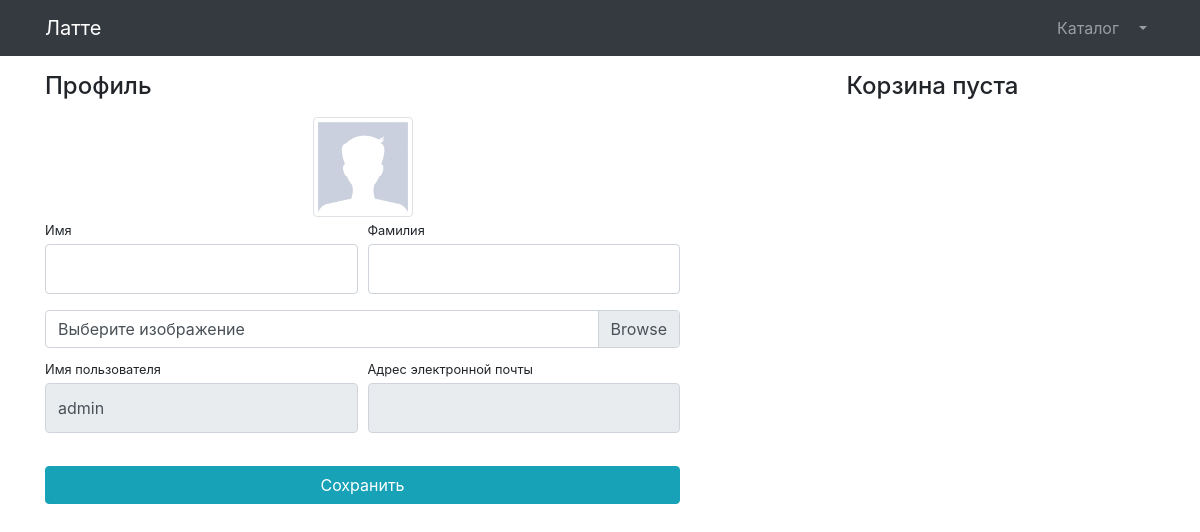
Before: /users/profile/ (signed in) with the older database file.
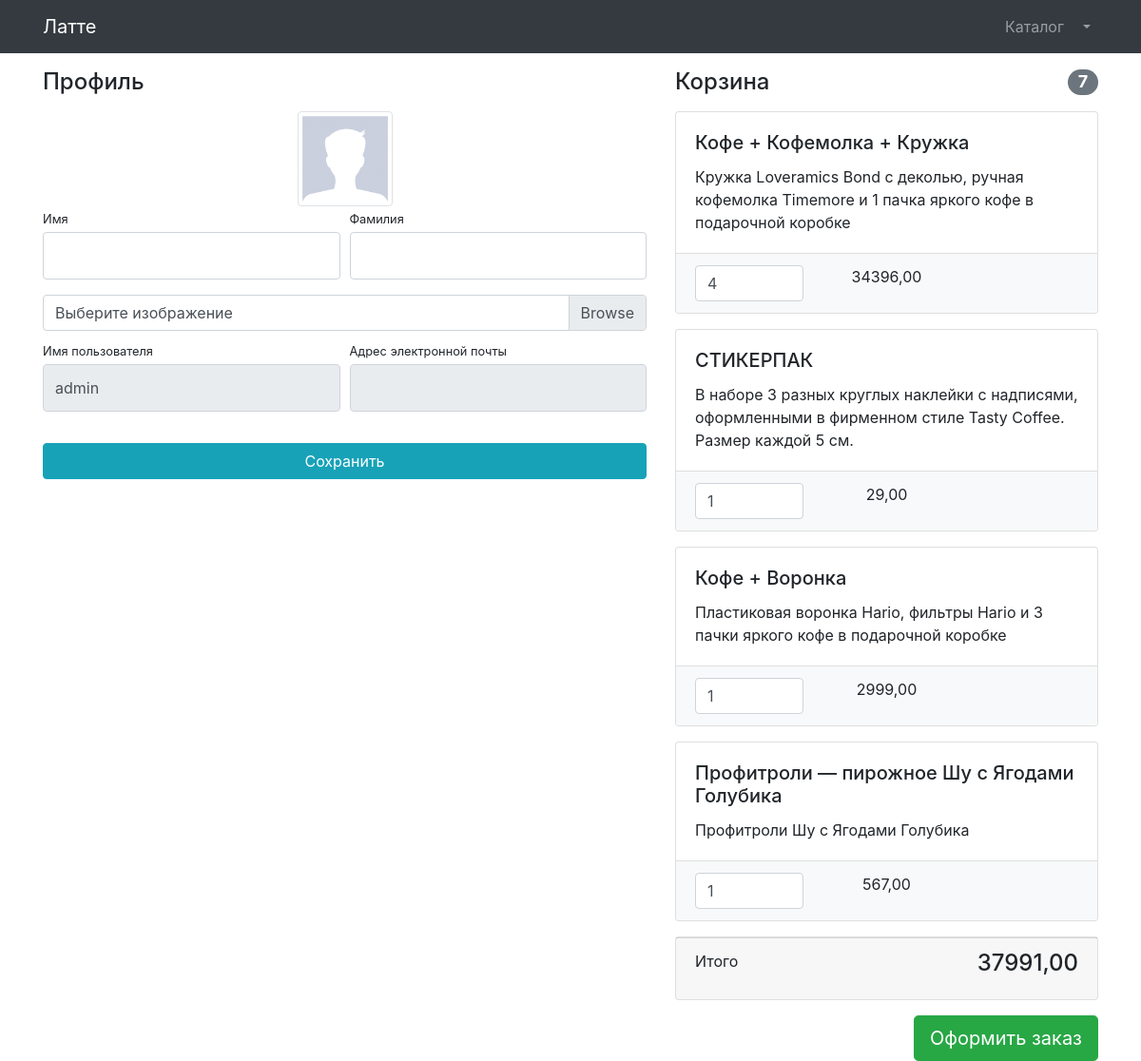
After: the same page with the newer database file.
### users/models.py (models this page shows)
class User(AbstractUser):
    imag = models.ImageField(upload_to='users_images', null=True, blank=True)

### products/models.py (models this page shows, shortened)
class Basket (models.Model):
    user = models.ForeignKey(to = User, on_delete=models.CASCADE)
    product = models.ForeignKey(to = Product, on_delete= models. CASCADE)
    quantity = models.PositiveIntegerField(default= 0)
    created_timestamp = models.DateTimeField(auto_now_add=True)
    objects = BasketQuerySet.as_manager()
    def sum(self):
        return self.product.price * self.quantity

class Product(models.Model):
    name = models.CharField(max_length=256)
    description = models.TextField()
    price = models.DecimalField(max_digits=6, decimal_places=2)
    quantity=models.PositiveIntegerField(default=0)
    image = models.ImageField(upload_to='products_images')
    stripe_product_price_id = models.CharField(max_length=128, null=True, blank=True)
    category=models.ForeignKey(to=ProductCategory,on_delete=models.CASCADE)
    class Meta:
        verbose_name ='продукт'
        verbose_name_plural = 'Продукты'

### users/views.py (the view)
# urls.py: path('profile/', profile, name='profile'),
@login_required
def profile(request):
    if request.method == 'POST':
        form = UserProfileForm(instance=request.user, data=request.POST, files=request.FILES)
        if form.is_valid():
            form.save()
            return HttpResponseRedirect(reverse('users:profile'))
        else:
            print(form.errors)
    else:
        form = UserProfileForm(instance=request.user)
    context = {
        'title': 'Латте - Профиль',
        'form': form,
        'baskets': Basket.objects.filter(user=request.user)
    }
    return render(request, 'users/profile.html', context)

### users/forms.py
class UserProfileForm(UserChangeForm):
    first_name = forms.CharField(widget=forms.TextInput(attrs={'class': 'form-control py-4'}))
    last_name = forms.CharField(widget=forms.TextInput(attrs={'class': 'form-control py-4'}))
    image = forms.ImageField(widget=forms.FileInput(attrs={'class': 'custom-file-input'}), required=False)
    username = forms.CharField(widget=forms.TextInput(attrs={'class': 'form-control py-4', 'readonly': True}))
    email = forms.CharField(widget=forms.TextInput(attrs={'class': 'form-control py-4', 'readonly': True}))
    class Meta:
        model = User
        fields = ('first_name', 'last_name', 'image', 'username', 'email')

### products/models.py (called while the page is built)
    def total_sum(self):
        return sum(basket.sum() for basket in self)

    def total_quantity(self):
        return sum(basket.quantity for basket in self)

### users/templates/users/profile.html (shortened to what this page needs)
{% extends 'products/base.html' %}
{% load static %}
{% block css %}
    <link href="{% static 'vendor/css/profile.css' %}" rel="stylesheet">
{% endblock %}
{% block content %}
    <div class="container">
    <div class="row">
        <div class="col-lg-7">
            <h4 class="mt-3 mb-3">Профиль</h4>
            <div class="col-lg-12 text-center">
                <img width="100" height="100"
                     src="{% if user.image %} {{ user.image.url }} {% else %} {% static 'vendor/img/users/default_avatar.jpg' %} {% endif %}"
                     class="img-thumbnail">
            </div>
            <form action="{% url 'users:profile' %}" method="post" enctype="multipart/form-data">
                    <div class="form-row">
                        <div class="col-lg-6">
                            <div class="form-group">
                                <label class="small mb-1" for="{{ form.first_name.id_for_label }}">Имя</label>
                                {{ form.first_name }}
                            </div>
                        </div>
                        <div class="col-lg-6">
                            <div class="form-group">
                                <label class="small mb-1" for="{{ form.last_name.id_for_label }}">Фамилия</label>
                                {{ form.last_name }}
                            </div>
                        </div>
                    </div>
                    <div class="form-row mb-2">
                        <div class="col-lg-12">
                            <div class="custom-file">
                                <label class="custom-file-label" for="{{ form.image.id_for_label }}">
                                    Выберите изображение
                                </label>
                            </div>
                        </div>
                    </div>
                    <div class="form-row">
                        <div class="col-lg-6">
                            <label class="small mb-1" for="{{ form.username.id_for_label }}">Имя пользователя</label>
                            {{ form.username }}
                        </div>
                        <div class="col-lg-6">
                            <label class="small mb-1" for="{{ form.email.id_for_label }}">
                                Адрес электронной почты
                            </label>
                            {{ form.email }}
                        </div>
                </div>
                <div class="form-row">
                    <div class="col-lg-12" style="margin-top: 33px;">
                        <input class="btn btn-info btn-block" type="submit" value="Сохранить">
                    </div>
                </div>
            </form>
        </div>
        <div class="col-lg-5">
            {% include 'products/baskets.html' %}
        </div>
    </div>
</div>
{% endblock %}

### products/templates/products/base.html (shortened to what this page needs)
{% load static %}
<!DOCTYPE html>
<html lang="en">
<head>
    <link href="{% static 'vendor/bootstrap/css/bootstrap.min.css' %}" rel="stylesheet">
    {% block css %} {% endblock %}
</head>
<body>
<nav class="navbar navbar-expand-lg navbar-dark bg-dark fixed-top">
    <div class="container">
        <a class="navbar-brand" href='{% url 'index' %}'>Латте</a>
        <div class="collapse navbar-collapse" id="navbarResponsive">
            <ul class="navbar-nav ml-auto">
                <li class="nav-item">
                    <a class="nav-link" href="{% url 'products:index' %}">Каталог  </a>
                </li>
                {% if user.is_authenticated %}
                    <li class="nav-item dropdown">
                    <a class="nav-link dropdown-toggle" href="#" id="navbarDropdown" role="button"
                       data-bs-toggle="dropdown" aria-expanded="false">
                    </a>
                </li>
                {% else %}
                     <li class="nav-item">
                    <a class="nav-link" href="{% url 'users:login' %}">Войти <i class="fas fa-sign-in-alt"></i></a>
                    </li>
                {% endif %}
            </ul>
        </div>
    </div>
</nav>
{% block content %} {% endblock %}
</body>
</html>

### products/templates/products/baskets.html (shortened to what this page needs)
{% if baskets %}
    <h4 class="mt-3 mb-3 d-flex justify-content-between align-items-center mb-3">
                Корзина <span class="badge badge-secondary badge-pill">{{ baskets.total_quantity }}</span>
            </h4>
    {% for basket in baskets %}
        <div class="card mb-3">
                <div class="card-body">
                    <h5 class="card-title">{{ basket.product.name }}</h5>
                    <p class="card-text">{{ basket.product.description }}</p>
                </div>
                <ul class="list-group list-group-flush">
                    <li class="list-group-item bg-light">
                        <div class="row text-center">
                            <div class="col-lg-4">
                                <input name="basketID" type="number" class="form-control"
                                       value="{{ basket.quantity }}" min="0">
                            </div>
                            <div class="col-lg-4">{{ basket.sum }}</div>
                            <div class="col-lg-4">
                            </div>
                        </div>
                    </li>
                </ul>
            </div>
    {% endfor %}
    <div class="card mb-3">
                <div class="card-footer">
                    <p class="float-left">Итого</p>
                    <h4 class="float-right">{{ baskets.total_sum }}</h4>
                </div>
            </div>
    <a class="btn btn-success btn-lg float-right" href="{% url 'orders:order_create' %}">
                Оформить заказ
            </a>
{% else %}
     <h4 class="mt-3 mb-3 text-center">
         Корзина пуста
     </h4>
{% endif %}

Changed rows visible on the page:
added Basket: total_quantity "7", product.name "Кофе + Кофемолка + Кружка", product.description "Кружка Loveramics Bond с деколью, ручная кофемолка Timemore и 1 пачка яркого кофе в подарочной коробке", basketID "4", sum "34396,00", total_sum "37991,00"
added Basket: product.name "СТИКЕРПАК", product.description "В наборе 3 разных круглых наклейки с надписями, оформленными в фирменном стиле Tasty Coffee. Размер каждой 5 см.", basketID "1", sum "29,00"
added Basket: product.name "Кофе + Воронка", product.description "Пластиковая воронка Hario, фильтры Hario и 3 пачки яркого кофе в подарочной коробке", basketID "1", sum "2999,00"
added Basket: product.name "Профитроли — пирожное Шу с Ягодами Голубика", product.description "Профитроли Шу с Ягодами Голубика", basketID "1", sum "567,00"
Other visible differences:
text no longer shown: "Корзина пуста"
text now shown: "Корзина Итого Оформить заказ"
